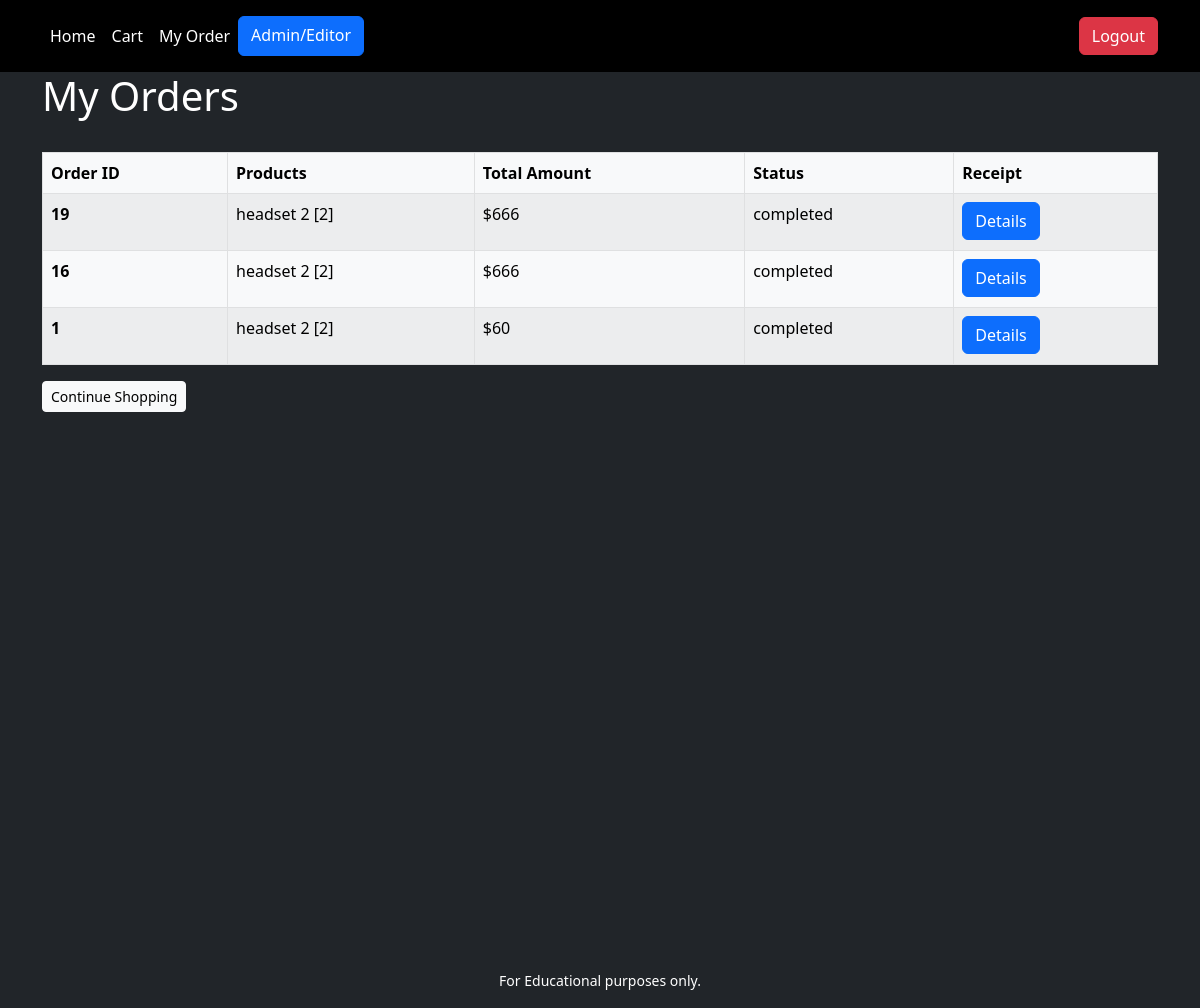
The app's page /my_orders (signed in), older data.
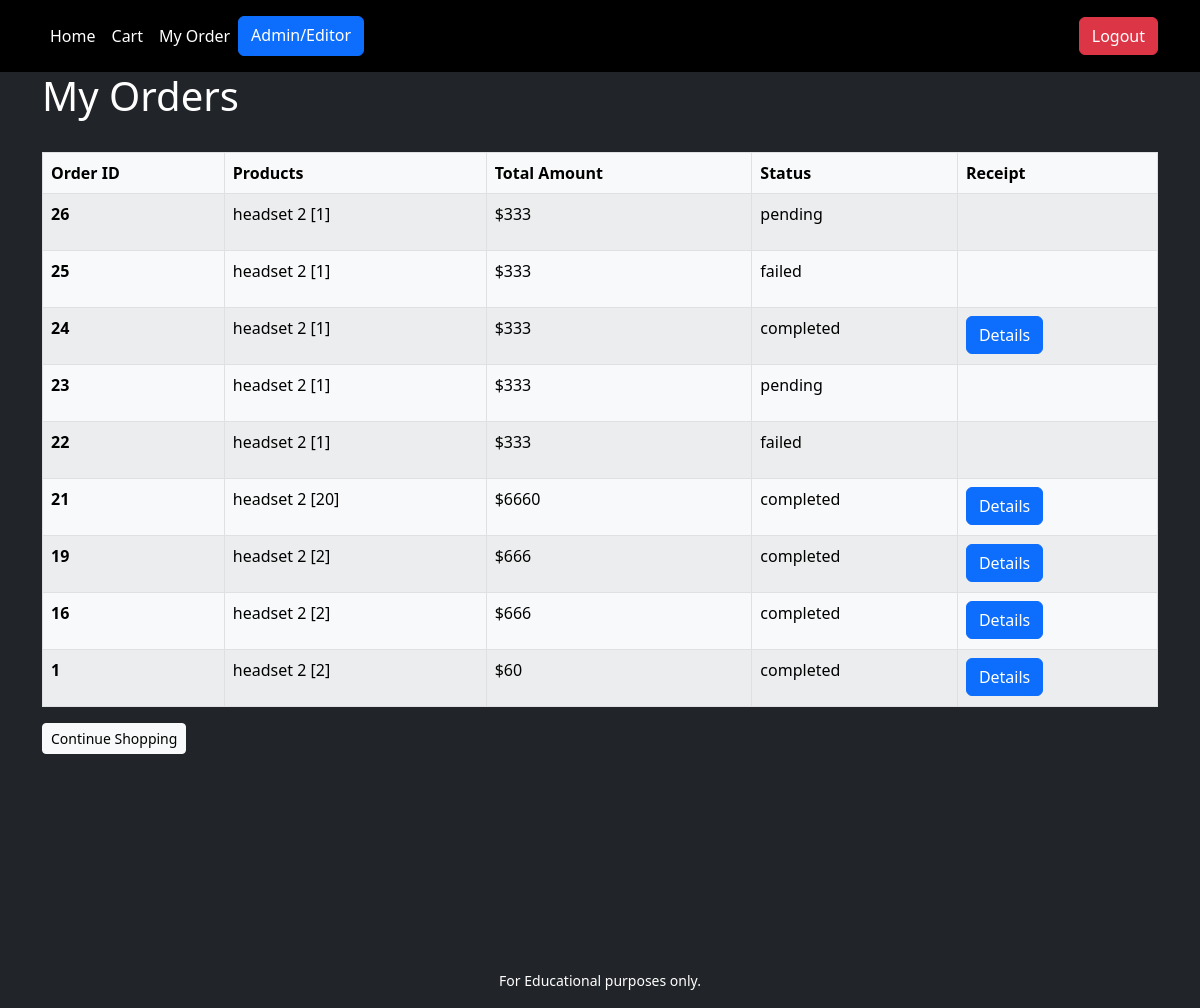
The same page, newer data.
### tables this page shows
CREATE TABLE `orders` (
  `id` int(11) NOT NULL AUTO_INCREMENT,
  `status` varchar(255) NOT NULL DEFAULT 'pending',
  `total_amount` int(11) NOT NULL DEFAULT 0,
  `created_at` timestamp NOT NULL DEFAULT current_timestamp() ON UPDATE current_timestamp(),
  `transaction_id` text NOT NULL,
  `user_id` int(11) NOT NULL,
  PRIMARY KEY (`id`),
  KEY `user_id` (`user_id`),
  CONSTRAINT `orders_ibfk_1` FOREIGN KEY (`user_id`) REFERENCES `users` (`id`)
);

CREATE TABLE `orders_products` (
  `id` int(11) NOT NULL AUTO_INCREMENT,
  `order_id` int(11) NOT NULL,
  `product_id` int(11) NOT NULL,
  `quantity` int(11) NOT NULL,
  PRIMARY KEY (`id`),
  KEY `order_id` (`order_id`),
  KEY `product_id` (`product_id`),
  CONSTRAINT `orders_products_ibfk_1` FOREIGN KEY (`order_id`) REFERENCES `orders` (`id`),
  CONSTRAINT `orders_products_ibfk_2` FOREIGN KEY (`product_id`) REFERENCES `products` (`id`)
);

CREATE TABLE `products` (
  `id` int(11) NOT NULL AUTO_INCREMENT,
  `product_name` varchar(255) NOT NULL,
  `image_url` text NOT NULL,
  `releasedate` varchar(255) NOT NULL DEFAULT '                  ',
  `price` varchar(255) NOT NULL,
  `description` varchar(255) NOT NULL,
  `status` varchar(255) NOT NULL DEFAULT 'pending',
  `user_id` int(11) NOT NULL,
  PRIMARY KEY (`id`),
  KEY `user_id` (`user_id`),
  CONSTRAINT `products_ibfk_1` FOREIGN KEY (`user_id`) REFERENCES `users` (`id`)
);

### includes/class-authentication.php (called while the page is built, shortened)
<?php
class AUTHENTICATION
{
    public static function isLoggedIn()
    {
        return isset ( $_SESSION['user'] );
    }
      public static function getRole()
      {
        if ( self::isLoggedIn() ){
            return $_SESSION['user']['role'];
        }
        return false;
      }
      public static function isAdmin()
      {
        return self::getRole() == 'admin';
      }
      public static function isEditor()
      {
        return self::getRole() == 'editor';
      }
      public static function isUser()
      {
        return self::getRole() == 'user';
      }
    public static function whoCanAccess($role)
    {
        if ( self::isLoggedIn()){
            switch( $role ){
                case 'editor';
                    return self::isEditor() || self::isAdmin() ;
                case 'user';
                    return self::isUser() || self::isEditor() || self::isAdmin() ;
            }
        }
        return false;
    }
}

### includes/class-db.php (called while the page is built, shortened)
<?php
class DB
{
    private $db;
    public function __construct()
    {
        try{
            $this->db = new PDO(
                'mysql:host=devkinsta_db;dbname=Final_project',
                'root',
                '4JqGyoVdUoAAEJxU'
            );
        }catch( PDOException $error ){
            die( "Database connection failed" );
        }
    }
    public static function connect()
    {
        return new self();
    }
    public function select( $sql, $data = [],$is_list = false)
    {
        $statement = $this->db->prepare( $sql );
        $statement->execute($data);
        if ( $is_list ){
            return $statement->fetchAll(PDO::FETCH_ASSOC);
        }else{
            return $statement->fetch(PDO::FETCH_ASSOC);
        }
    }
}

### includes/class-order.php (called while the page is built, shortened)
<?php
class ORDERS
{
     public function listOrders( $user_id )
     {
        return DB::connect()->select(
            'SELECT * FROM orders
            WHERE user_id = :user_id
            ORDER BY id DESC',
        [
            'user_id' => $user_id
        ],true);
     }
      public function listProductsinOrder( $order_id )
      {
        return DB::connect()->select(
            'SELECT
            products.id,
            products.product_name,
            orders_products.order_id,
            orders_products.quantity
            FROM orders_products
            JOIN products
            ON orders_products.product_id = products.id
            WHERE order_id = :order_id',
        [
            'order_id' => $order_id
        ],true);
      }
}

### views/my_orders.php (the view, shortened to what this page needs)
<?php
    $orders = new ORDERS();
    $user_id = $_SESSION['user']['id'];
    require dirname(__DIR__) . '/parts/header.php';
?>
<section class="bg-dark vh-100">
    <div class="min-vh-100 container">
        <div class="d-flex justify-content-between align-items-center mb-4">
            <h1 class="h1 text-white">My Orders</h1>
        </div>
        <table class="table table-hover table-bordered table-striped table-light">
            <thead>
                <tr>
                    <th scope="col">Order ID</th>
                    <th scope="col">Products</th>
                    <th scope="col">Total Amount</th>
                    <th scope="col">Status</th>
                    <th scope="col">Receipt</th>
                </tr>
            </thead>
            <tbody>
                <?php foreach( $orders->listOrders( $user_id ) as $order ) : ?>
                <tr>
                    <th scope="row"><?php echo $order['id']; ?></th>
                    <td>
                        <?php foreach($orders->listProductsinOrder( $order['id'] ) as $product ): ?>
                        <ul class="list-unstyled">
                            <li>
                                <?php echo $product['product_name']; ?>
                                [<?php echo $product['quantity']; ?>]
                            </li>
                        </ul>
                        <?php endforeach; ?>
                    </td>
                    <td>$<?php echo $order['total_amount']; ?></td>
                    <td><?php echo $order['status']; ?></td>
                    <th scope="col">
                        <form action="">
                            <button type="button" class="btn btn-primary" data-bs-toggle="modal"
                                data-bs-target="#exampleModal-<?php echo $order['id']; ?>"
                                <?php echo ( $order['status'] === 'failed' ? 'hidden' : '' ); ?>
                                <?php echo ( $order['status'] === 'pending' ? 'hidden' : '' ); ?>>Details
                            </button>
                        </form>
                    </th>
                </tr>
                <?php endforeach; ?>
            </tbody>
        </table>
        <div class="d-flex justify-content-between align-items-center my-3">
            <a href="/" class="btn btn-light btn-sm">Continue Shopping</a>
        </div>
    </div>
</section>
<?php
    require dirname(__DIR__) . '/parts/footer.php';
?>

### index.php (shortened to what this page needs)
<?php
    require "includes/class-db.php";
    require "includes/class-authentication.php";
    require "includes/class-order.php";
$path = $_SERVER[ "REQUEST_URI" ];
$path = trim( $path , '/' );
$path = parse_url( $path , PHP_URL_PATH );
switch( $path ) {
    case 'my_orders':
        require "views/my_orders.php";
        break;
}

### parts/header.php (shortened to what this page needs)
<!DOCTYPE html>
<html lang="en">
<head>
    <link rel="stylesheet" href="../assets/css/style.css?v=<?= time()?> " />
    <link href="https://cdn.jsdelivr.net/npm/bootstrap@5.2.2/dist/css/bootstrap.min.css" rel="stylesheet" />
    <link rel="stylesheet" href="https://cdn.jsdelivr.net/npm/bootstrap-icons@1.10.2/font/bootstrap-icons.css" />
</head>
<body>
    <header class="p-3 bg-black">
        <div class="container">
            <div class="d-flex flex-wrap align-items-center justify-content-center justify-content-lg-start">
                <ul class="nav col-12 col-lg-auto me-lg-auto mb-2 justify-content-center mb-md-0">
                    <li>
                        <a href="/" class="nav-link px-2 text-white">Home</a>
                    </li>
                    <?php if (AUTHENTICATION::isLoggedIn()) : ?>
                    <li>
                        <a href="/cart" class="nav-link px-2 text-white">Cart</a>
                    </li>
                    <li>
                        <a href="/my_orders" class="nav-link px-2 text-white">My Order</a>
                    </li>
                    <?php endif; ?>
                    <?php if ( Authentication::whoCanAccess('editor') ) : ?>
                    <a href="/admin_page" class="btn btn-primary">Admin/Editor</a>
                    <?php endif; ?>
                </ul>
                <div class="text-end">
                    <?php if (AUTHENTICATION::isLoggedIn()) : ?>
                    <a href="/logout" class="btn btn-danger">Logout</a>
                    <?php else : ?>
                    <a href="/login" class="btn btn-outline-light me-2">Login</a>
                    <a href="/signup" class="btn btn-warning">Sign-up</a>
                    <?php endif; ?>
                </div>
            </div>
        </div>
    </header>

### parts/footer.php (shortened to what this page needs)
<footer class="text-white bg-dark text-center py-3 mt-5 pt-5">
    <small>For Educational purposes only.</small>
</footer>
</body>
</html>

### assets/css/style.css (style rules this page uses)
* { padding: 0; margin: 0; }

### parts/header.php (style rules this page uses)
body { background: rgb(33, 37, 41); }

Row changes from the older to the newer data that the page shows:
added orders: id "26", total_amount "333", status "pending"
added orders_products: product.product_name "headset 2", quantity "1", shown under "26"
added orders: id "25", total_amount "333", status "failed"
added orders_products: product.product_name "headset 2", quantity "1", shown under "25"
added orders: id "24", total_amount "333", status "completed"
added orders_products: product.product_name "headset 2", quantity "1", shown under "24"
added orders: id "23", total_amount "333", status "pending"
added orders_products: product.product_name "headset 2", quantity "1", shown under "23"
added orders: id "22", total_amount "333", status "failed"
added orders_products: product.product_name "headset 2", quantity "1", shown under "22"
added orders: id "21", total_amount "6660", status "completed"
added orders_products: product.product_name "headset 2", quantity "20", shown under "21"
